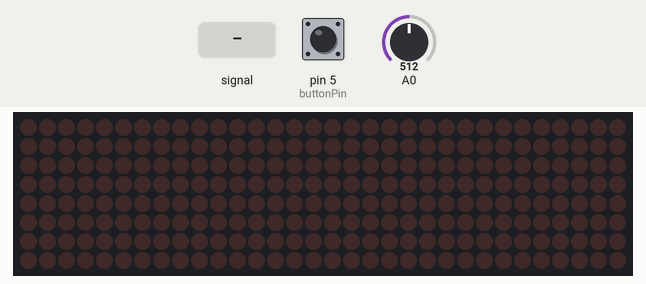
Bench run of a sketch on a simulated Arduino Uno, built with avr-gcc and run on an emulated ATmega328P. Parts: 32×8 LED matrix. The inputs (shaded band) are chosen by the test bench; at power-on: A0 = 512, pin 5 (buttonPin) LOW.

Above: at 1.2 s.
1.3 s: A0 fed a 200 Hz sine of ±81 counts around its level
At 1.53 s:
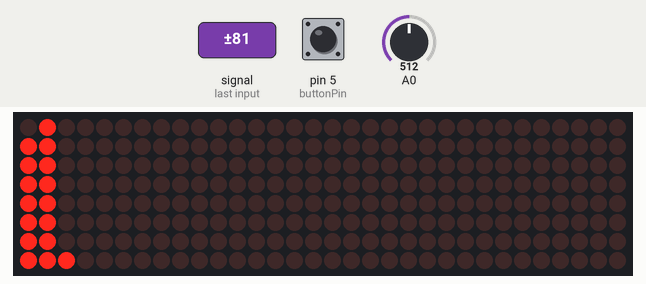
3.1 s: A0 set to 900
At 4.7 s:
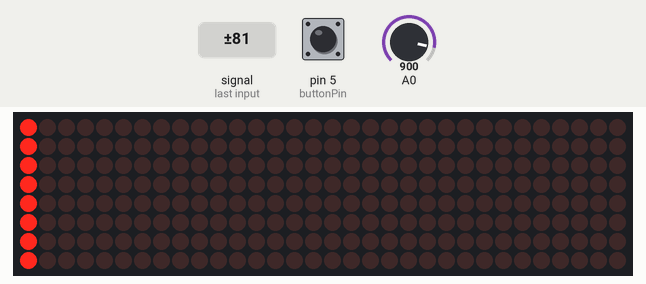
5.0 s: A0 set to 0
At 5.23 s:
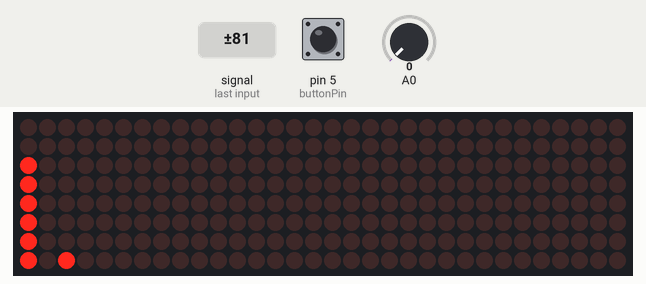
6.9 s: A0 set to 18
At 7.6 s:
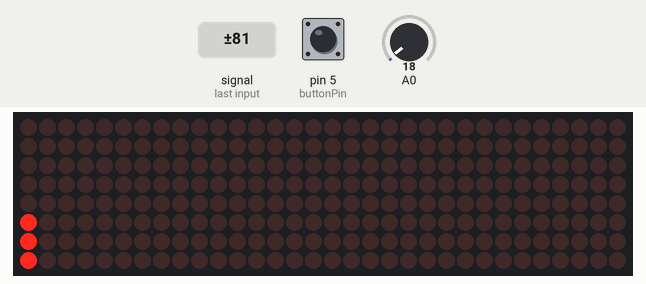
8.5 s: pin 5 (buttonPin) pulled HIGH for 0.15 s
At 9.7 s:
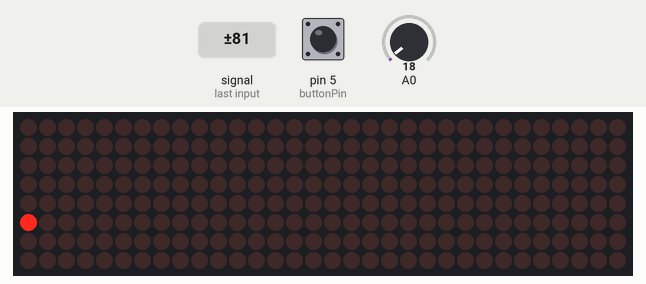
10.1 s: pin 5 (buttonPin) pulled HIGH for 1 s
Timing chart, 0 to 13.1 s (numbered marks = the images above; inputs shaded):
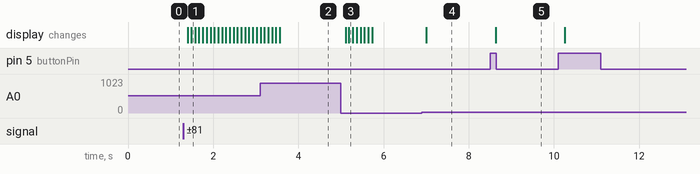

Measured:
- after the input at 1.3 s, the display: first changes after 0.10 s (image 1 shows a later state)
- after the input at 3.1 s, the display: first differs from a run without the input after 0.10 s (image 2 shows a later state)
- after the input at 5.0 s, the display: first changes after 0.11 s (image 3 shows a later state)
- after the input at 6.9 s, the display: changes after 0.10 s (image 4)
- after the input at 8.5 s, the display: changes after 0.13 s (image 5)

The sketch:

32_matrix_fft.ino
```cpp
// (licence header left out)
#include <arduinoFFT.h>
#include <MD_MAX72xx.h>
#include <SPI.h>

#define SAMPLES 64            //Must be a power of 2
#define HARDWARE_TYPE MD_MAX72XX::FC16_HW   // Set display type  so that  MD_MAX72xx library treets it properly
#define MAX_DEVICES  4   // Total number display modules
#define CLK_PIN   13  // Clock pin to communicate with display
#define DATA_PIN  11  // Data pin to communicate with display
#define CS_PIN    10  // Control pin to communicate with display
#define  xres 32      // Total number of  columns in the display, must be <= SAMPLES/2
#define  yres 8       // Total number of  rows in the display


int MY_ARRAY[]={0, 128, 192, 224, 240, 248, 252, 254, 255}; // default = standard pattern
int MY_MODE_1[]={0, 128, 192, 224, 240, 248, 252, 254, 255}; // standard pattern
int MY_MODE_2[]={0, 128, 64, 32, 16, 8, 4, 2, 1}; // only peak pattern
int MY_MODE_3[]={0, 128, 192, 160, 144, 136, 132, 130, 129}; // only peak +  bottom point
int MY_MODE_4[]={0, 128, 192, 160, 208, 232, 244, 250, 253}; // one gap in the top , 3rd light onwards
int MY_MODE_5[]={0, 1, 3, 7, 15, 31, 63, 127, 255}; // standard pattern, mirrored vertically


double vReal[SAMPLES];
double vImag[SAMPLES];
char data_avgs[xres];

int yvalue;
int displaycolumn , displayvalue;
int peaks[xres];
const int buttonPin = 5;    // the number of the pushbutton pin
int state = HIGH;             // the current reading from the input pin
int previousState = LOW;   // the previous reading from the input pin
int displaymode = 1;
unsigned long lastDebounceTime = 0;  // the last time the output pin was toggled
unsigned long debounceDelay = 50;    // the debounce time; increase if the output flickers


MD_MAX72XX mx = MD_MAX72XX(HARDWARE_TYPE, CS_PIN, MAX_DEVICES);   // display object
arduinoFFT FFT = arduinoFFT();                                    // FFT object


void setup() {

    ADCSRA = 0b11100101;      // set ADC to free running mode and set pre-scalar to 32 (0xe5)
    ADMUX = 0b00000000;       // use pin A0 and external voltage reference
    pinMode(buttonPin, INPUT);
    mx.begin();           // initialize display
    delay(50);            // wait to get reference voltage stabilized
}

void loop() {
   // ++ Sampling
   for(int i=0; i<SAMPLES; i++)
    {
      while(!(ADCSRA & 0x10));        // wait for ADC to complete current conversion ie ADIF bit set
      ADCSRA = 0b11110101 ;               // clear ADIF bit so that ADC can do next operation (0xf5)
      int value = ADC - 512 ;                 // Read from ADC and subtract DC offset caused value
      vReal[i]= value/8;                      // Copy to bins after compressing
      vImag[i] = 0;
    }
    // -- Sampling


    // ++ FFT
    FFT.Windowing(vReal, SAMPLES, FFT_WIN_TYP_HAMMING, FFT_FORWARD);
    FFT.Compute(vReal, vImag, SAMPLES, FFT_FORWARD);
    FFT.ComplexToMagnitude(vReal, vImag, SAMPLES);
    // -- FFT


    // ++ re-arrange FFT result to match with no. of columns on display ( xres )
    int step = (SAMPLES/2)/xres;
    int c=0;
    for(int i=0; i<(SAMPLES/2); i+=step)
    {
      data_avgs[c] = 0;
      for (int k=0 ; k< step ; k++) {
          data_avgs[c] = data_avgs[c] + vReal[i+k];
      }
      data_avgs[c] = data_avgs[c]/step;
      c++;
    }
    // -- re-arrange FFT result to match with no. of columns on display ( xres )


    // ++ send to display according measured value
    for(int i=0; i<xres; i++)
    {
      data_avgs[i] = constrain(data_avgs[i],0,80);            // set max & min values for buckets
      data_avgs[i] = map(data_avgs[i], 0, 80, 0, yres);        // remap averaged values to yres
      yvalue=data_avgs[i];

      peaks[i] = peaks[i]-1;    // decay by one light
      if (yvalue > peaks[i])
          peaks[i] = yvalue ;
      yvalue = peaks[i];
      displayvalue=MY_ARRAY[yvalue];
      displaycolumn=31-i;
      mx.setColumn(displaycolumn, displayvalue);              // for left to right
     }
     // -- send to display according measured value

    displayModeChange ();         // check if button pressed to change display mode
}

void displayModeChange() {
  int reading = digitalRead(buttonPin);
  if (reading == HIGH && previousState == LOW && millis() - lastDebounceTime > debounceDelay) // works only when pressed

  {

   switch (displaymode) {
    case 1:    //       move from mode 1 to 2
      displaymode = 2;
      for (int i=0 ; i<=8 ; i++ ) {
        MY_ARRAY[i]=MY_MODE_2[i];
      }
      break;
    case 2:    //       move from mode 2 to 3
      displaymode = 3;
      for (int i=0 ; i<=8 ; i++ ) {
        MY_ARRAY[i]=MY_MODE_3[i];
      }
      break;
    case 3:    //     move from mode 3 to 4
      displaymode = 4;
      for (int i=0 ; i<=8 ; i++ ) {
        MY_ARRAY[i]=MY_MODE_4[i];
      }
      break;
    case 4:    //     move from mode 4 to 5
      displaymode = 5;
      for (int i=0 ; i<=8 ; i++ ) {
        MY_ARRAY[i]=MY_MODE_5[i];
      }
      break;
    case 5:    //      move from mode 5 to 1
      displaymode = 1;
      for (int i=0 ; i<=8 ; i++ ) {
        MY_ARRAY[i]=MY_MODE_1[i];
      }
      break;
  }

    lastDebounceTime = millis();
  }
  previousState = reading;
}
```
